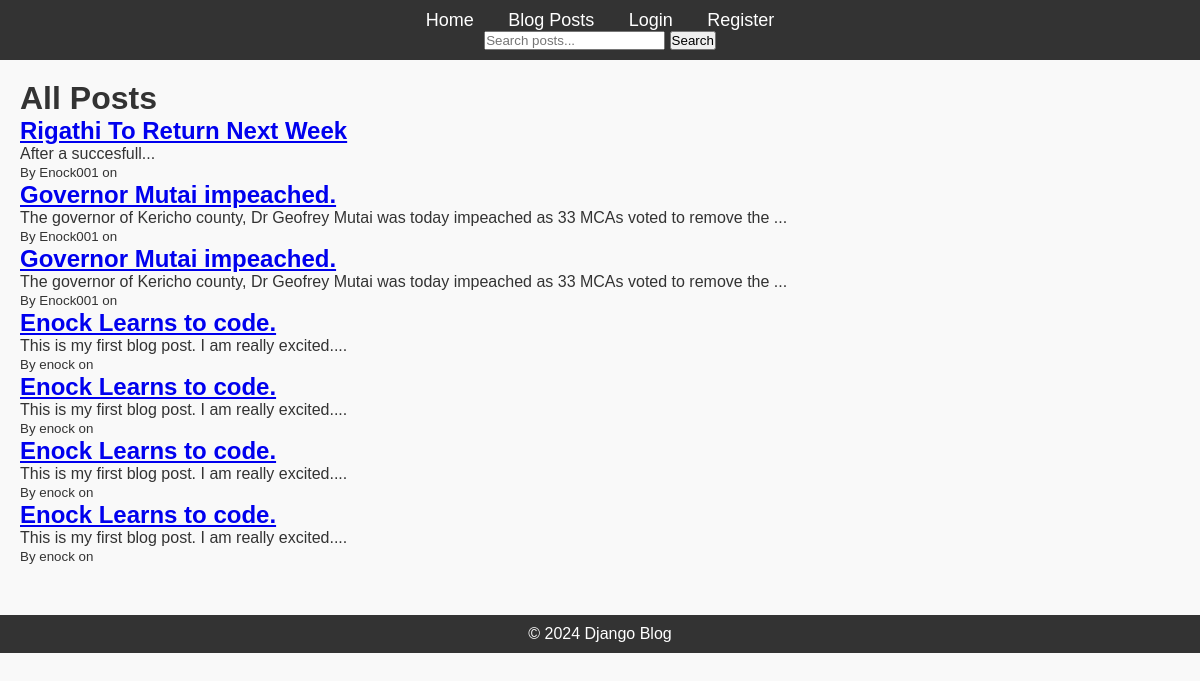
The app's page /posts/, older data.
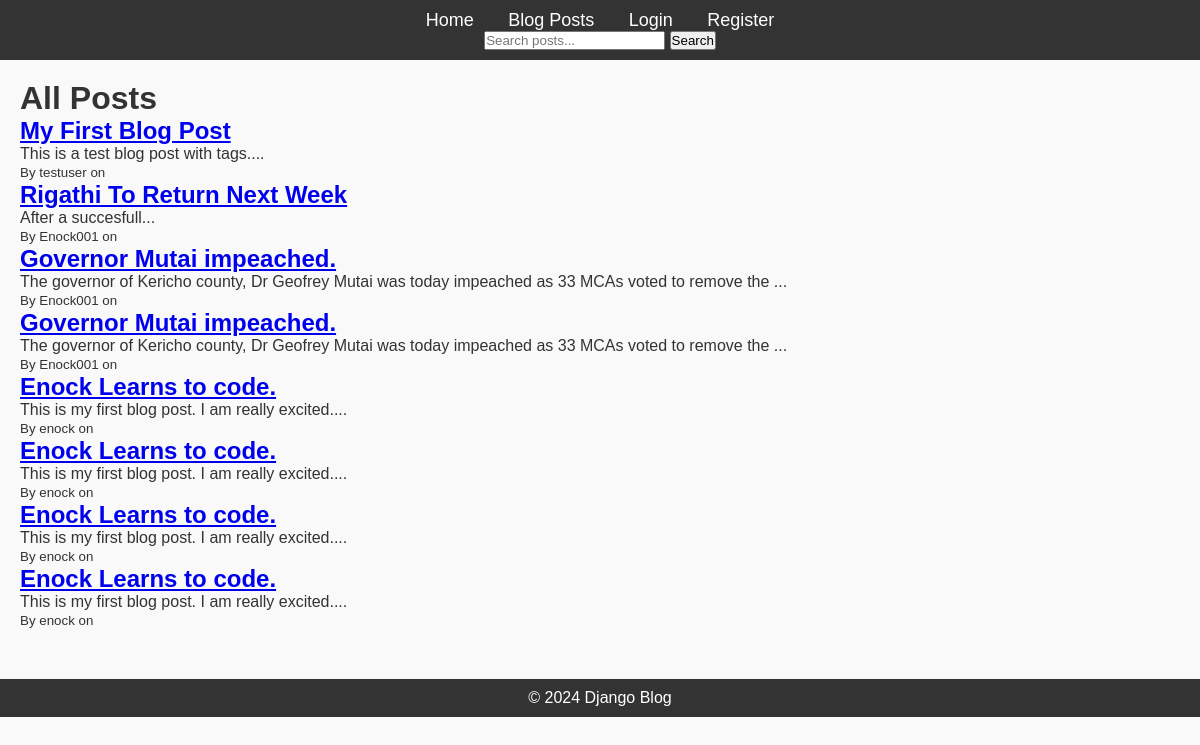
The same page, newer data.
### blog/models.py (models this page shows, shortened)
class Post(models.Model):
    title = models.CharField(max_length=200)
    content = models.TextField()
    published_date = models.DateTimeField(auto_now_add=True)
    author = models.ForeignKey(User, on_delete=models.CASCADE, related_name="posts")
    tags = models.ManyToManyField(Tag, related_name="posts", blank=True)

### blog/views.py (the view)
# urls.py: path('posts/', views.PostListView.as_view(), name='post-list'),
class PostListView(ListView):
    model = Post
    template_name = 'blog/post_list.html'
    context_object_name = 'posts'
    ordering = ['-published_date']

### blog/templates/blog/post_list.html (shortened to what this page needs)
{% extends 'blog/base.html' %}
{% block content %}
<h1>All Posts</h1>
{% for post in posts %}
    <h2><a href="{% url 'post-detail' post.pk %}">{{ post.title }}</a></h2>
    <p>{{ post.content|slice:":100" }}...</p>
    <small>By {{ post.author }} on {{ post.created_at }}</small>
{% empty %}
    <p>No posts yet.</p>
{% endfor %}
{% endblock %}

Row changes from the older to the newer data that the page shows:
added Post: title "My First Blog Post", content "This is a test blog post with tags.", author "testuser"
